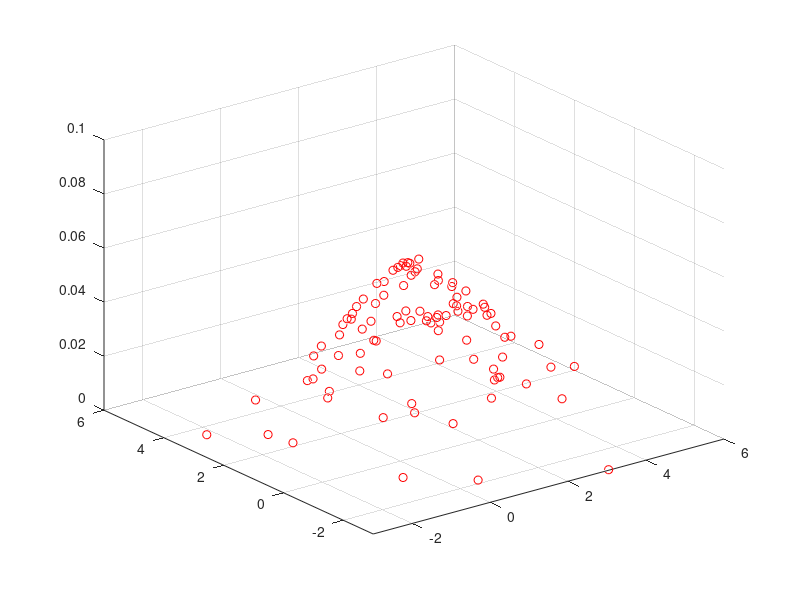

This chart was generated by the following MATLAB code: (Note: this script raises an error after producing the figure.)
mx=[2,2];
Px=[3,1;1,3];
X=mvnrnd(mx,Px,100);
probs = mvnpdf(X,mx,Px);

figure
plot3(X(:,1),X(:,2),probs,'ro')
grid
axis([-3,6,-3,6,0,0.1])

%%
[m,Pcov] = MeanCov(X,probs/sum(probs));


%%
[pdf,pdf0Inorm] = get_interp_pdf(X,probs,4);


[probs,pdf.func(X)]

%% test normalization
copypdf =pdf;
copypdf.poly = update_or_insert_coeff_NDpoly(copypdf.poly,zeros(1,size(X,2)),5);
copypdf.func=@(x)exp(evaluate_polyND(copypdf.poly,x));

normpdf = normalize_exp_pdf(copypdf,X,'dummyMC')
normpdf.poly
% [probs,pdf.func(X),normpdf.func(X)]


%% test better interpolation and normalization
[mX,PX]=MeanCov(X,probs/sum(probs));
Y=zeros(size(X));
A=sqrtm(inv(PX));
for i=1:size(X,1)
   Y(i,:) = A*(X(i,:)'-mX) ;
end
figure
plot3(X(:,1),X(:,2),probs,'r+')


figure
plot3(Y(:,1),Y(:,2),probs/det(A),'bo')


%% 

ss=[0.775538187751073,1.32,-0.416809885467009,-0.183497676615338];
Xnn=mvnrnd(ss,0.01*PX);

Idx = knnsearch(Xtestmc,ss,'K',20);
Y=Xtestmc(Idx,:);


p1=3;p2=4;
figure
plot(Y(:,p1),Y(:,p2),'ro',ss(p1),ss(p2),'b^','MarkerSize',4)
